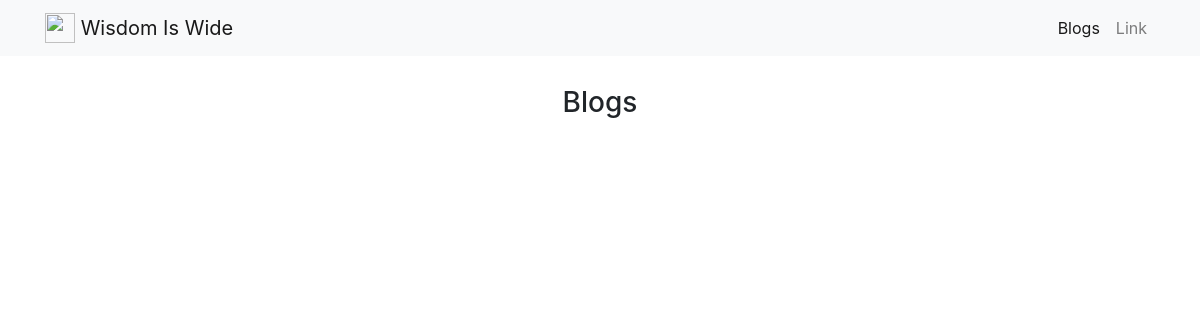
The page /blogs/ on the database as committed earlier.
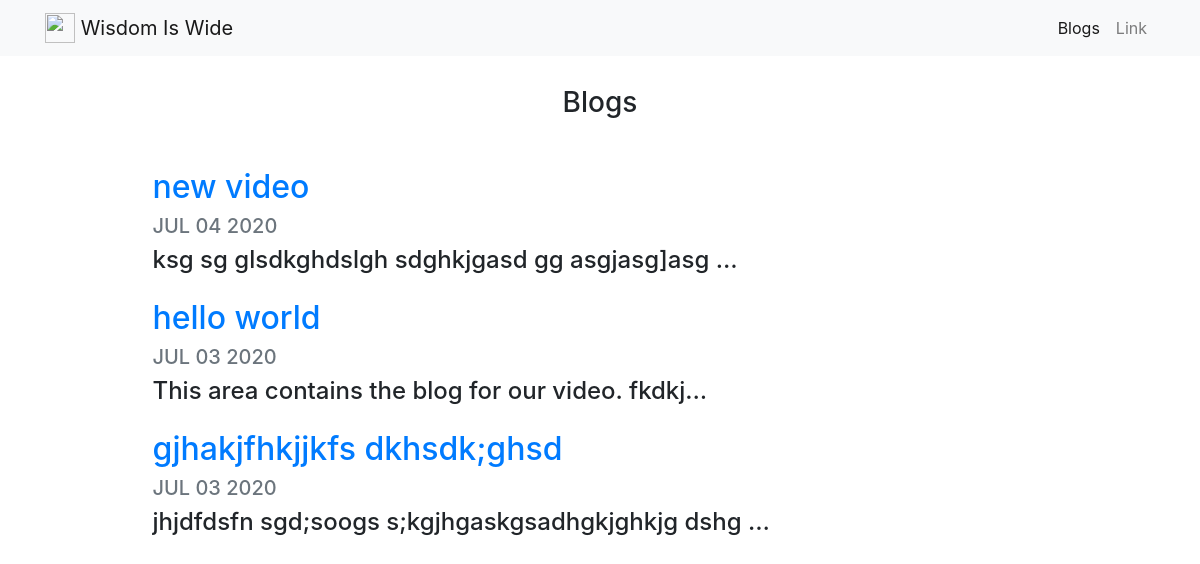
The same page on the database as committed later.
### home/models.py (models this page shows, shortened)
class Video(models.Model):
    title = models.CharField(max_length=100)
    description = models.CharField(max_length=250)
    url = models.URLField()
    img = models.ImageField(upload_to="home/thumbnails/")
    date = models.DateField()
    content = models.TextField()

### blogs/views.py (the view)
# urls.py: path("", views.blogs, name="blogs"),
def blogs(request):
    data = Video.objects.order_by('-date')[:5]
    count = Video.objects.count
    return render(request, "blogs/blogs.html", {
        "blogs": data,
        "count": count
    })

### blogs/templates/blogs/blogs.html
{% extends 'home/base.html' %}
{% load static %}
{% block body %}
<h3 class="text-center mb-5">Blog{{ count|pluralize }}</h3>
{% for blog in blogs %}
<div class="row justify-content-center my-3">
    <div class="col-md-10">
        <a href="{% url 'blogs:blog' blog.id %}">
            <h2>{{ blog.title }}</h2>
        </a>
        <h5 class="text-muted">{{ blog.date|date:'M d Y'|upper }}</h5>
        <h4>{{ blog.content|striptags|truncatechars:50 }}</h4>
    </div>
</div>
{% endfor %}
{% endblock %}

Rows that differ between the two databases and show on the page:
added Video: title "new video", date "JUL 04 2020", content "ksg sg glsdkghdslgh sdghkjgasd gg asgjasg]asg …"
added Video: title "hello world", date "JUL 03 2020", content "This area contains the blog for our video. fkdkj…"
added Video: title "gjhakjfhkjjkfs dkhsdk;ghsd", date "JUL 03 2020", content "jhjdfdsfn sgd;soogs s;kgjhgaskgsadhgkjghkjg dshg …"
